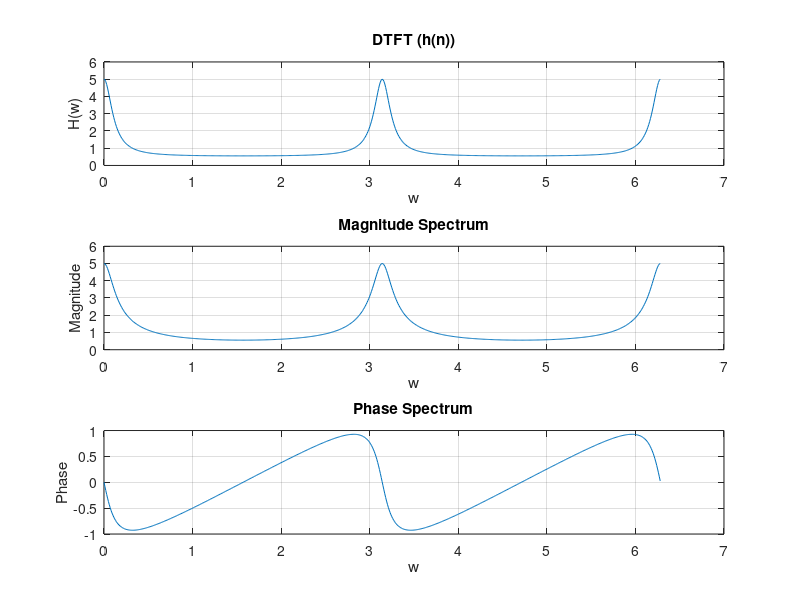

Write MATLAB code to recreate this figure.
clc
clear all
close all
w = 0:0.01:2*pi;
h = 1./(1-((0.8).*exp(-2*1j*w)));
a = abs(h);
b = angle(h);
subplot(3,1,1)
plot(w,h)
xlabel('w')
ylabel('H(w)');
title('DTFT (h(n))')
grid on

subplot(3,1,2)
plot(w,a)
xlabel('w')
ylabel('Magnitude');
title('Magnitude Spectrum')
grid on

subplot(3,1,3)
plot(w,b)
xlabel('w')
ylabel('Phase');
title('Phase Spectrum')
grid on